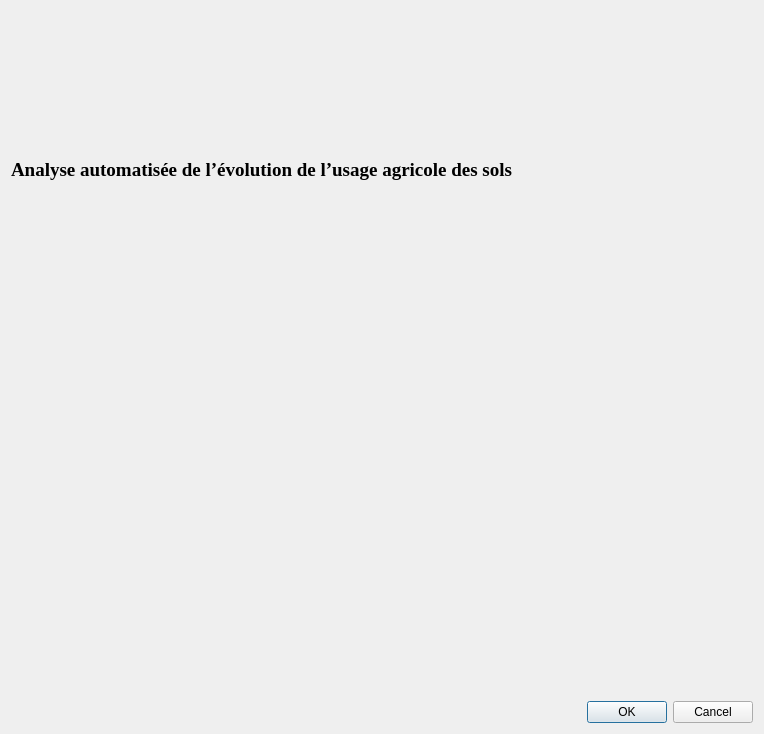
<?xml version="1.0" encoding="UTF-8"?>
<ui version="4.0">
 <class>AnalyseEvolutionParcellesDialogBase</class>
 <widget class="QDialog" name="AnalyseEvolutionParcellesDialogBase">
  <property name="geometry">
   <rect>
    <x>0</x>
    <y>0</y>
    <width>764</width>
    <height>734</height>
   </rect>
  </property>
  <property name="windowTitle">
   <string>Analyse de l’évolution des parcelles agricoles</string>
  </property>
  <layout class="QVBoxLayout" name="verticalLayout">
   <item>
    <widget class="QLabel" name="labelTitle">
     <property name="font">
      <font>
       <family>Times New Roman</family>
       <pointsize>14</pointsize>
       <weight>75</weight>
       <bold>true</bold>
      </font>
     </property>
     <property name="text">
      <string>Analyse automatisée de l’évolution de l’usage agricole des sols
</string>
     </property>
     <property name="alignment">
      <set>Qt::AlignLeading|Qt::AlignLeft|Qt::AlignVCenter</set>
     </property>
    </widget>
   </item>
   <item>
    <widget class="QWidget" name="conteneurCentral" native="true"/>
   </item>
   <item>
    <widget class="QDialogButtonBox" name="button_box">
     <property name="orientation">
      <enum>Qt::Horizontal</enum>
     </property>
     <property name="standardButtons">
      <set>QDialogButtonBox::Cancel|QDialogButtonBox::Ok</set>
     </property>
    </widget>
   </item>
  </layout>
 </widget>
 <resources/>
 <connections>
  <connection>
   <sender>button_box</sender>
   <signal>accepted()</signal>
   <receiver>AnalyseEvolutionParcellesDialogBase</receiver>
   <slot>accept()</slot>
   <hints>
    <hint type="sourcelabel">
     <x>20</x>
     <y>20</y>
    </hint>
    <hint type="destinationlabel">
     <x>20</x>
     <y>20</y>
    </hint>
   </hints>
  </connection>
  <connection>
   <sender>button_box</sender>
   <signal>rejected()</signal>
   <receiver>AnalyseEvolutionParcellesDialogBase</receiver>
   <slot>reject()</slot>
   <hints>
    <hint type="sourcelabel">
     <x>20</x>
     <y>20</y>
    </hint>
    <hint type="destinationlabel">
     <x>20</x>
     <y>20</y>
    </hint>
   </hints>
  </connection>
 </connections>
</ui>
